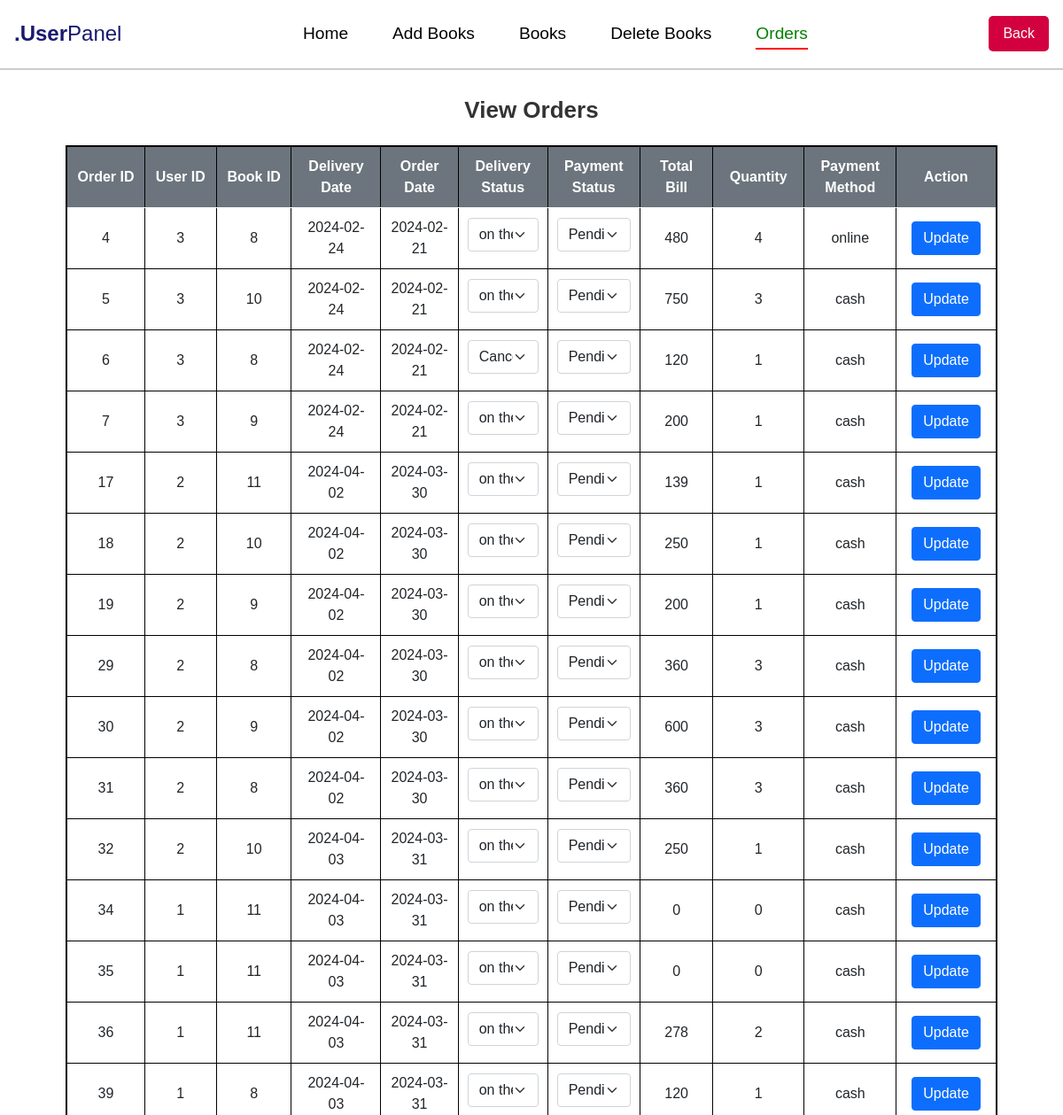
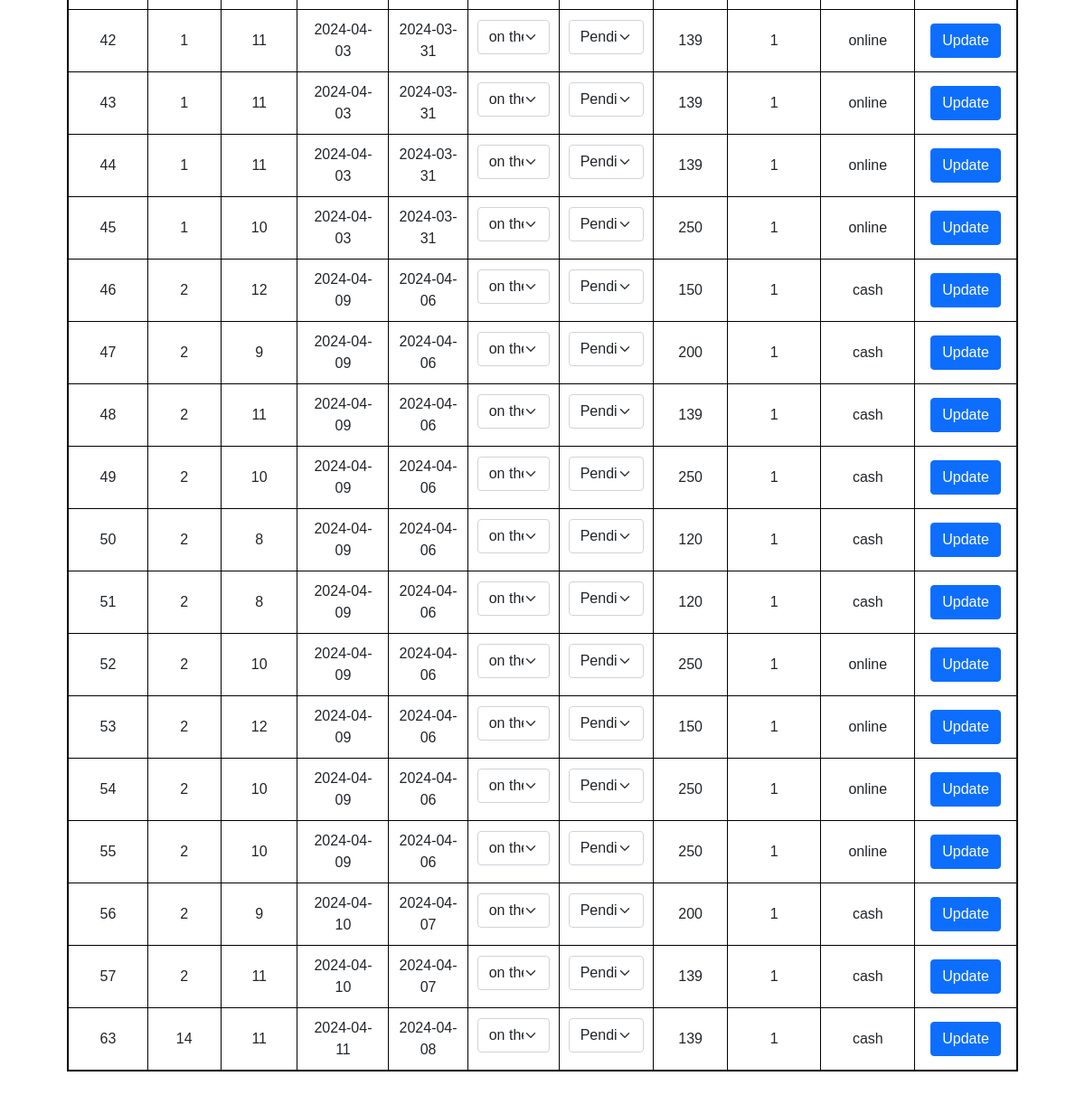
The app's page /view_userorder.php (signed in) with its own data (2 pictures, top to bottom).
### tables this page shows
CREATE TABLE `orders` (
  `order_id` int(11) NOT NULL,
  `User_ID` int(11) DEFAULT NULL,
  `book_id` int(11) DEFAULT NULL,
  `delivery_date` date DEFAULT NULL,
  `order_date` date NOT NULL,
  `del_status` varchar(30) NOT NULL,
  `payment_status` varchar(30) NOT NULL,
  `total_bill` double NOT NULL,
  `quantity` int(11) NOT NULL,
  `payment_method` varchar(30) NOT NULL
);

### view_userorder.php (the view, shortened to what this page needs)
<?php
$User_ID = $_SESSION['email'];
$servername = "localhost";
$username = "root";
$password = "";
$dbname = "readcycle";
$conn = new mysqli($servername, $username, $password, $dbname);
$query = "SELECT * FROM orders
          WHERE book_id IN (
              SELECT add_books.book_id
              FROM add_books
              JOIN userinfo ON add_books.email = userinfo.Email
              WHERE userinfo.email = ?
          )";
$stmt = $conn->prepare($query);
$stmt->bind_param("s", $User_ID);
$result = $stmt->execute();
$resultSet = $stmt->get_result();
?>
<!DOCTYPE html>
<html lang="en">
<head>
    <link href="https://cdn.jsdelivr.net/npm/bootstrap@5.0.0-beta1/dist/css/bootstrap.min.css" rel="stylesheet">
    <link rel="stylesheet" href="https://cdnjs.cloudflare.com/ajax/libs/font-awesome/6.5.1/css/all.min.css" />
</head>
<body>
   <?php include 'userpanel_header.php'; ?>
    <div class="container">
                            <h4>View Orders</h4>
                        </div>
                    <div class="card-body">
                        <table class="table table-bordered">
                            <thead>
                                <tr>
                                    <th>Order ID</th>
                                    <th>User ID</th>
                                    <th>Book ID</th>
                                    <th>Delivery Date</th>
                                    <th>Order Date</th>
                                    <th>Delivery Status</th>
                                    <th>Payment Status</th>
                                    <th>Total Bill</th>
                                    <th>Quantity</th>
                                    <th>Payment Method</th>
                                    <th>Action</th>
                                </tr>
                            </thead>
                            <tbody>
                            <?php
                                if ($resultSet->num_rows > 0) {
                                    while ($row = $resultSet->fetch_assoc()) {
                            ?>
                                        <tr>
                                            <form id="updateForm<?= $row['order_id']; ?>" action="update_order.php" method="post">
                                                <td><?= $row['order_id']; ?></td>
                                                <td><?= $row['User_ID']; ?></td>
                                                <td><?= $row['book_id']; ?></td>
                                                <td><?= $row['delivery_date']; ?></td>
                                                <td><?= $row['order_date']; ?></td>
                                                <td class="status-dropdown">
                                                    <select name="del_status" class="form-select mb-2 dropdown" required>
                                                        <?php
                                                        $deliveryStatusOptions = array('Cancel', 'Delivered', 'on the way');
                                                        foreach ($deliveryStatusOptions as $option) {
                                                            $selected = ($row['del_status'] == $option) ? 'selected' : '';
                                                            echo "<option value='$option' $selected>$option</option>";
                                                        }
                                                        ?>
                                                    </select>
                                                </td>
                                                <td class="status-dropdown">
                                                    <select name="payment_status" class="form-select mb-2 dropdown" required>
                                                        <?php
                                                        $paymentStatusOptions = array('Pending', 'Paid');
                                                        foreach ($paymentStatusOptions as $option) {
                                                            $selected = ($row['payment_status'] == $option) ? 'selected' : '';
                                                            echo "<option value='$option' $selected>$option</option>";
                                                        }
                                                        ?>
                                                    </select>
                                                </td>
                                                <td><?= $row['total_bill']; ?></td>
                                                <td><?= $row['quantity']; ?></td>
                                                <td><?= $row['payment_method']; ?></td>
                                                <td>
                                                    <button type="button" class="btn btn-primary update-btn" data-order-id="<?= $row['order_id']; ?>">Update</button>
                                                </td>
                                            </form>
                                        </tr>
                            <?php
                                    }
                                } else {
                                    echo "<tr><td colspan='11'>No Record Found</td></tr>";
                                }
                            ?>
                            </tbody>
                        </table>
                    </div>
</body>
</html>

### view_userorder.php (style rules this page uses)
.table { width: 90%; margin-left: auto; margin-right: auto; border-collapse: collapse; border: 2px solid black; }
.table th, .table td { padding: 10px; border: 1px solid black; font-size: 16px; }
.table th { background-color: #6c757d; color: white; font-weight: bold; text-align: center; vertical-align: middle; line-height: 1.5; }
.table th { width: 150px; }
.table td { padding: 10px; text-align: center; vertical-align: middle; }
h4 { text-align: center; margin-top: 30px; color: #333; font-size: 26px; font-weight: bold; }

### userpanel_header.php (style rules this page uses)
body { margin: 0; padding: 0; font-family: Arial, sans-serif; background-color: #fff; }

### records on screen
orders: order_id "4", User_ID "3", book "8", delivery_date "2024-02-24", order_date "2024-02-21", total_bill "480", quantity "4", payment_method "online"
orders: order_id "5", User_ID "3", book "10", delivery_date "2024-02-24", order_date "2024-02-21", total_bill "750", quantity "3", payment_method "cash"
orders: order_id "6", User_ID "3", book "8", delivery_date "2024-02-24", order_date "2024-02-21", total_bill "120", quantity "1", payment_method "cash"
orders: order_id "7", User_ID "3", book "9", delivery_date "2024-02-24", order_date "2024-02-21", total_bill "200", quantity "1", payment_method "cash"
orders: order_id "17", User_ID "2", book "11", delivery_date "2024-04-02", order_date "2024-03-30", total_bill "139", quantity "1", payment_method "cash"
orders: order_id "18", User_ID "2", book "10", delivery_date "2024-04-02", order_date "2024-03-30", total_bill "250", quantity "1", payment_method "cash"
orders: order_id "19", User_ID "2", book "9", delivery_date "2024-04-02", order_date "2024-03-30", total_bill "200", quantity "1", payment_method "cash"
orders: order_id "29", User_ID "2", book "8", delivery_date "2024-04-02", order_date "2024-03-30", total_bill "360", quantity "3", payment_method "cash"
orders: order_id "30", User_ID "2", book "9", delivery_date "2024-04-02", order_date "2024-03-30", total_bill "600", quantity "3", payment_method "cash"
orders: order_id "31", User_ID "2", book "8", delivery_date "2024-04-02", order_date "2024-03-30", total_bill "360", quantity "3", payment_method "cash"
orders: order_id "32", User_ID "2", book "10", delivery_date "2024-04-03", order_date "2024-03-31", total_bill "250", quantity "1", payment_method "cash"
orders: order_id "34", User_ID "1", book "11", delivery_date "2024-04-03", order_date "2024-03-31", total_bill "0", quantity "0", payment_method "cash"
orders: order_id "35", User_ID "1", book "11", delivery_date "2024-04-03", order_date "2024-03-31", total_bill "0", quantity "0", payment_method "cash"
orders: order_id "36", User_ID "1", book "11", delivery_date "2024-04-03", order_date "2024-03-31", total_bill "278", quantity "2", payment_method "cash"
orders: order_id "39", User_ID "1", book "8", delivery_date "2024-04-03", order_date "2024-03-31", total_bill "120", quantity "1", payment_method "cash"
orders: order_id "42", User_ID "1", book "11", delivery_date "2024-04-03", order_date "2024-03-31", total_bill "139", quantity "1", payment_method "online"
orders: order_id "43", User_ID "1", book "11", delivery_date "2024-04-03", order_date "2024-03-31", total_bill "139", quantity "1", payment_method "online"
orders: order_id "44", User_ID "1", book "11", delivery_date "2024-04-03", order_date "2024-03-31", total_bill "139", quantity "1", payment_method "online"
orders: order_id "45", User_ID "1", book "10", delivery_date "2024-04-03", order_date "2024-03-31", total_bill "250", quantity "1", payment_method "online"
orders: order_id "46", User_ID "2", book "12", delivery_date "2024-04-09", order_date "2024-04-06", total_bill "150", quantity "1", payment_method "cash"
orders: order_id "47", User_ID "2", book "9", delivery_date "2024-04-09", order_date "2024-04-06", total_bill "200", quantity "1", payment_method "cash"
orders: order_id "48", User_ID "2", book "11", delivery_date "2024-04-09", order_date "2024-04-06", total_bill "139", quantity "1", payment_method "cash"
orders: order_id "49", User_ID "2", book "10", delivery_date "2024-04-09", order_date "2024-04-06", total_bill "250", quantity "1", payment_method "cash"
orders: order_id "50", User_ID "2", book "8", delivery_date "2024-04-09", order_date "2024-04-06", total_bill "120", quantity "1", payment_method "cash"
orders: order_id "51", User_ID "2", book "8", delivery_date "2024-04-09", order_date "2024-04-06", total_bill "120", quantity "1", payment_method "cash"
orders: order_id "52", User_ID "2", book "10", delivery_date "2024-04-09", order_date "2024-04-06", total_bill "250", quantity "1", payment_method "online"
orders: order_id "53", User_ID "2", book "12", delivery_date "2024-04-09", order_date "2024-04-06", total_bill "150", quantity "1", payment_method "online"
orders: order_id "54", User_ID "2", book "10", delivery_date "2024-04-09", order_date "2024-04-06", total_bill "250", quantity "1", payment_method "online"
orders: order_id "55", User_ID "2", book "10", delivery_date "2024-04-09", order_date "2024-04-06", total_bill "250", quantity "1", payment_method "online"
orders: order_id "56", User_ID "2", book "9", delivery_date "2024-04-10", order_date "2024-04-07", total_bill "200", quantity "1", payment_method "cash"
orders: order_id "57", User_ID "2", book "11", delivery_date "2024-04-10", order_date "2024-04-07", total_bill "139", quantity "1", payment_method "cash"
orders: order_id "63", User_ID "14", book "11", delivery_date "2024-04-11", order_date "2024-04-08", total_bill "139", quantity "1", payment_method "cash"

### other values on screen
form field del_status "on the way"
form field payment_status "Pending"
form field del_status "Cancel"
